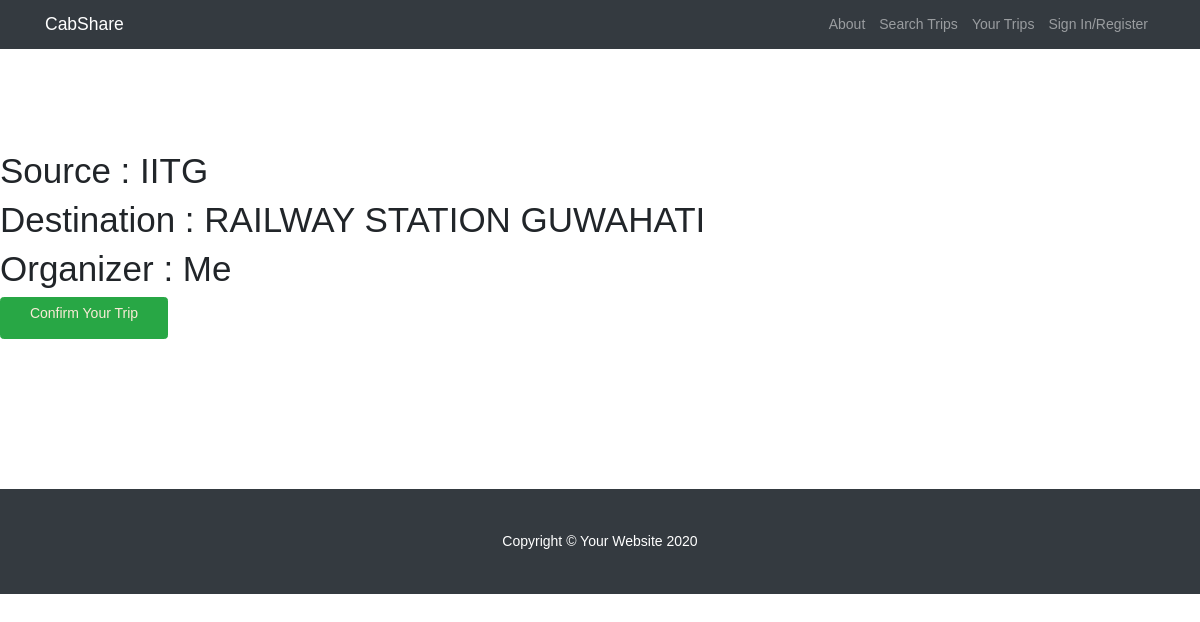
Page /trip/test-trip-1/ on the committed database.
### core/models.py (models this page shows, shortened)
class Trip(models.Model):
    places = [
        ('IITG', 'IITG'),
        ('RAILWAY STATION GUWAHATI', 'RAILWAY STATION GUWAHATI'),
        ('RAILWAY STATION KAMAKHYA', 'RAILWAY STATION KAMAKHYA'),
        ('AIRPORT', 'AIRPORT'),
    ]
    src = models.CharField(
        max_length=50,
        choices=places,
        null=False,
        blank=False,
    )
    dest = models.CharField(
        max_length=50,
        choices=places,
        null=False,
        blank=False,
    )
    organizer = models.CharField(max_length=50)
    journey_date = models.DateTimeField(
        auto_now=False, auto_now_add=False, blank=False, null=False)
    slug = models.SlugField()

### core/views.py (the view)
# urls.py: path('trip/<slug>/', TripDetailView.as_view(), name='trip'),
class TripDetailView(DetailView):
    model = Trip
    template_name = "trip.html"

### templates/trip.html
{% extends "base.html" %}
{% block content %}
<h1> Source : {{ object.src }} </h1>
<h1> Destination : {{ object.dest }} </h1>
<h1> Organizer : {{ object.organizer }} </h1>
<Button class="btn btn-success"><a href="#">
        <p style="color: antiquewhite;">Confirm Your Trip</p>
    </a></Button>
{% endblock content%}

### static_files/css/base.css (style rules this page uses)
* { box-sizing: border-box; margin: 0; }
html, body { margin: 0; background: white; font-family: 'Montserrat', helvetica, arial, sans-serif; font-size: 14px; font-weight: 400; }

### rows in the picture
Trip: src "IITG", dest "RAILWAY STATION GUWAHATI", organizer "Me"
